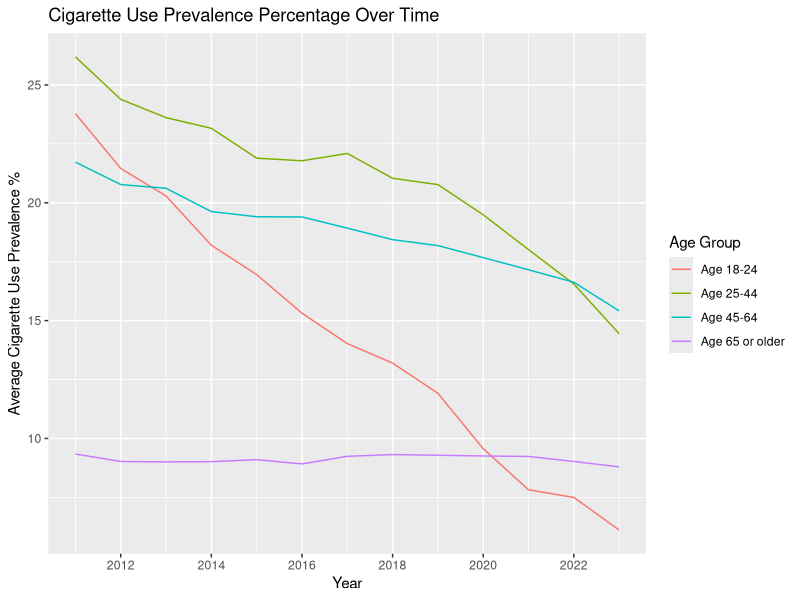
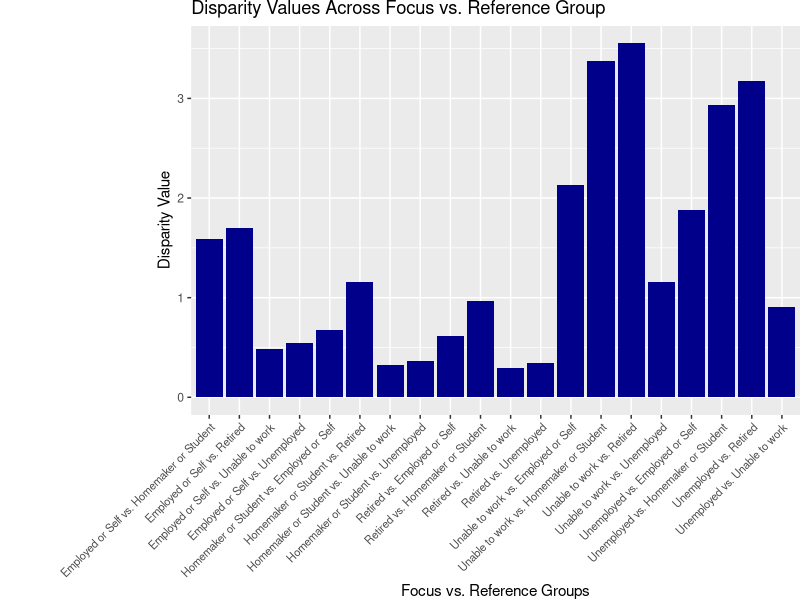
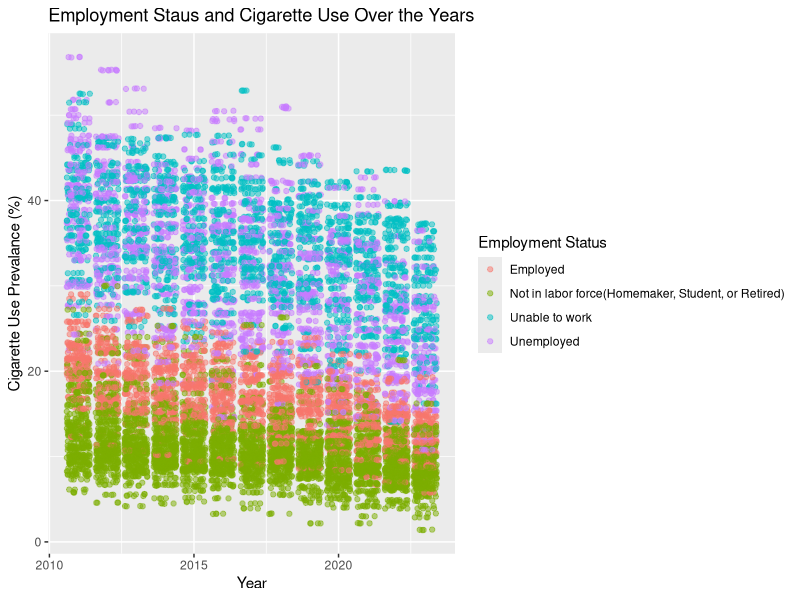

These figures' R source, in order:
## ---- chunk 1
knitr::opts_chunk$set(echo = TRUE)
library(tidyverse)
library(scales)

## ---- chunk 2
library(readr)
age <- read_csv("data/Age-Related_Disparities_in_Cigarette_Smoking_Among_Adults_20251101.csv", show_col_types = FALSE)
employment <- read_csv("data/Employment-Related_Disparities_in_Cigarette_Smoking_Among_Adults_20251101.csv", show_col_types = FALSE)
income <- read_csv("data/Income-Related_Disparities_in_Cigarette_Smoking_Among_Adults_20251101.csv", show_col_types = FALSE)
mental_health <- read_csv("data/Mental_Health-Related_Disparities_in_Cigarette_Smoking_Among_Adults_20251101.csv", show_col_types = FALSE)
race_and_ethnicity <- read_csv("data/Race_and_Ethnic_Disparities_in_Cigarette_Smoking_Among_Adults_20251101.csv", show_col_types = FALSE)
## ---- chunk 3
chr_to_dbl <- function(df) {
  df <- df |> mutate(`Cigarette Use Prevalence % (Focus group)` = 
                 as.numeric(`Cigarette Use Prevalence % (Focus group)`), 
               `Cigarette Use Prevalence % (Reference group)` = 
                 as.numeric(`Cigarette Use Prevalence % (Reference group)`), 
               `Disparity Value` = as.numeric(`Disparity Value`))
  df
}
## ---- chunk 4
age <- chr_to_dbl(age)
## ---- chunk 5
#Find avg cigarette use prevalence according to the reference group
age |> group_by(`To (Reference group)`, Year) |>
  summarize(`Average Cigarette Use Prevalence %` = 
              mean(`Cigarette Use Prevalence % (Reference group)`, na.rm=TRUE)) |>
  ggplot(aes(x=Year, y=`Average Cigarette Use Prevalence %`, color=`To (Reference group)`)) +
  geom_line()+
  scale_x_continuous(breaks = pretty_breaks(n = 5)) +
  labs(color = "Age Group", title='Cigarette Use Prevalence Percentage Over Time')
## ---- chunk 6
#Convert column types from chr to dbl
employment <- chr_to_dbl(employment)
## ---- chunk 7
employment |> group_by(`Comparing (Focus group)`, `To (Reference group)`) |> 
  summarize(avg_disparity_value = mean(`Disparity Value`, na.rm=TRUE)) |>
  mutate(grouped = paste(`Comparing (Focus group)`, `To (Reference group)`, sep = " vs. ")) |>
  ggplot(aes(x=grouped, y=avg_disparity_value)) +
  geom_col(fill = "darkblue", size = 3)+
  theme(axis.text.x = element_text(angle = 45, hjust=1, vjust=1, size=8), 
        plot.margin = unit(c(0, 0, 0, 4), "cm")) + 
  labs(x='Focus vs. Reference Groups', y='Disparity Value', 
       title='Disparity Values Across Focus vs. Reference Group')

## ---- chunk 8
## Does employment status have a relationship with cigarette use?

employment |> mutate(
  employment_group = case_when(
      `Comparing (Focus group)` == "Employed or Self" ~ "Employed",
      `Comparing (Focus group)` == "Unemployed" ~ "Unemployed",
      `Comparing (Focus group)` %in% c("Homemaker or Student", 
          "Retired") ~ "Not in labor force(Homemaker, Student, or Retired)",
      `Comparing (Focus group)` == "Unable to work" ~ "Unable to work"), 
  cig_prev = as.numeric(`Cigarette Use Prevalence % (Focus group)`)) |> 
  ggplot(aes(x = Year, y = cig_prev, color = employment_group)) + 
  geom_point(position = "jitter", alpha = 0.5, na.rm = TRUE) + 
  labs(title = "Employment Staus and Cigarette Use Over the Years", 
       x = "Year", y = "Cigarette Use Prevalance (%)", color = "Employment Status")

## Looking at the graph, it's apparent that being employed or not being in the labor
## force seem to have much lower cigarette use prevalence than compared to being
## unemployed or unable to work. This relationship could be caused by many factors 
## such as stress or even time. It also seems that there is a slight decline overall
## in smoking prevalance as time progresses regardless of employment status.
